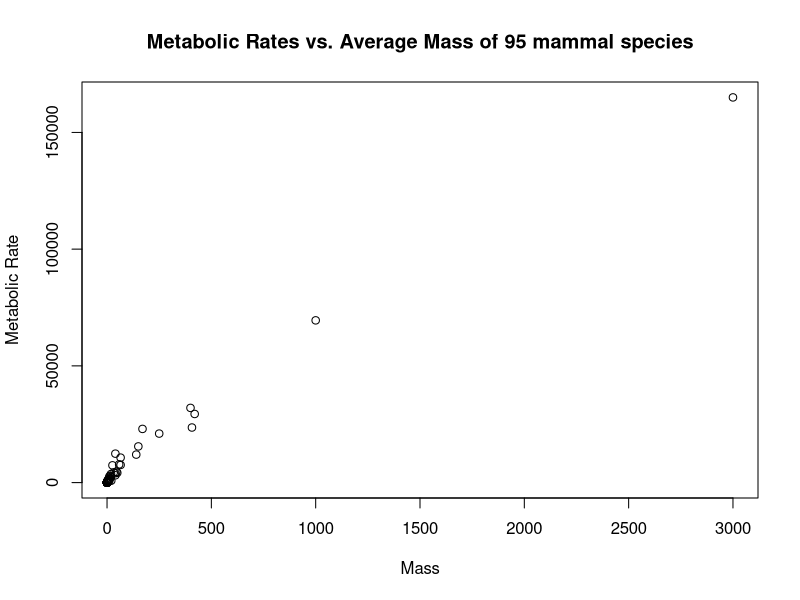
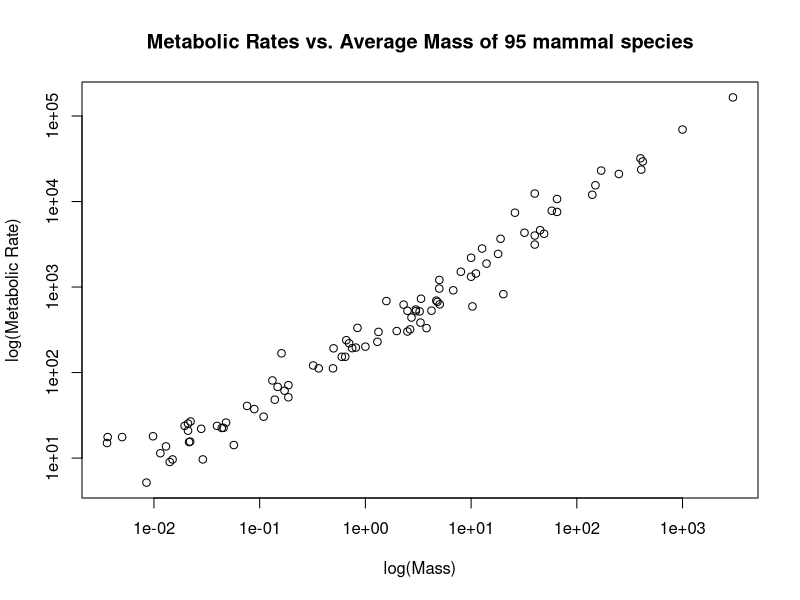
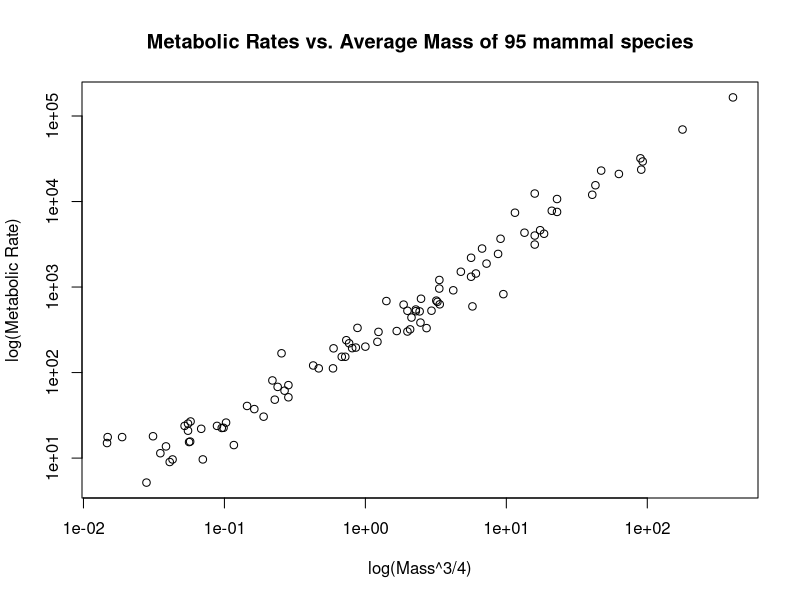
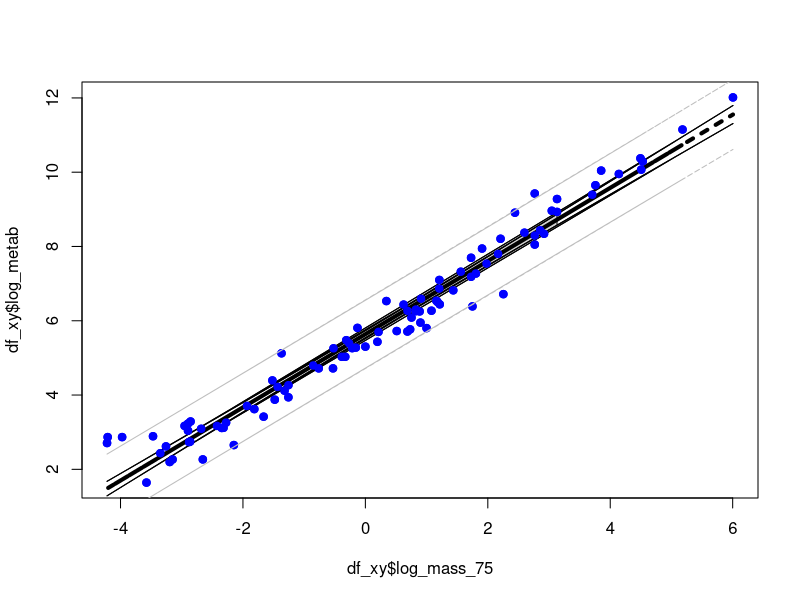
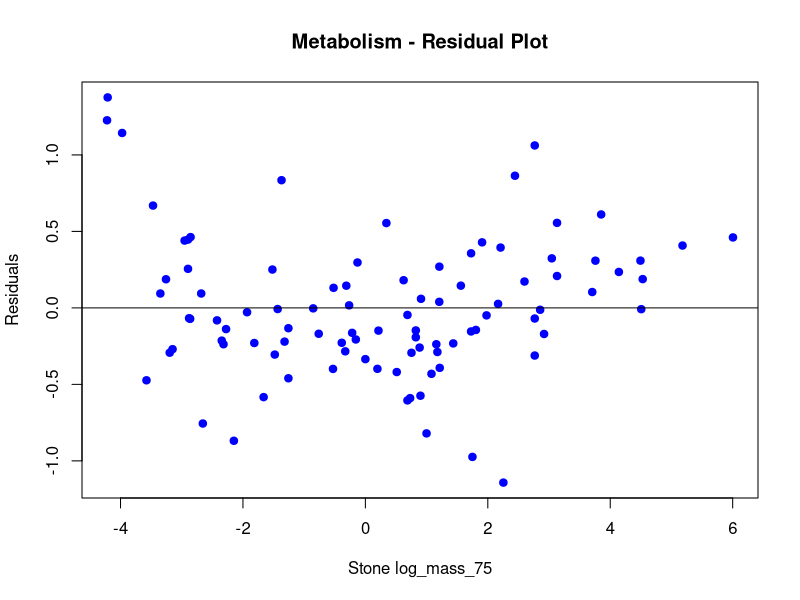
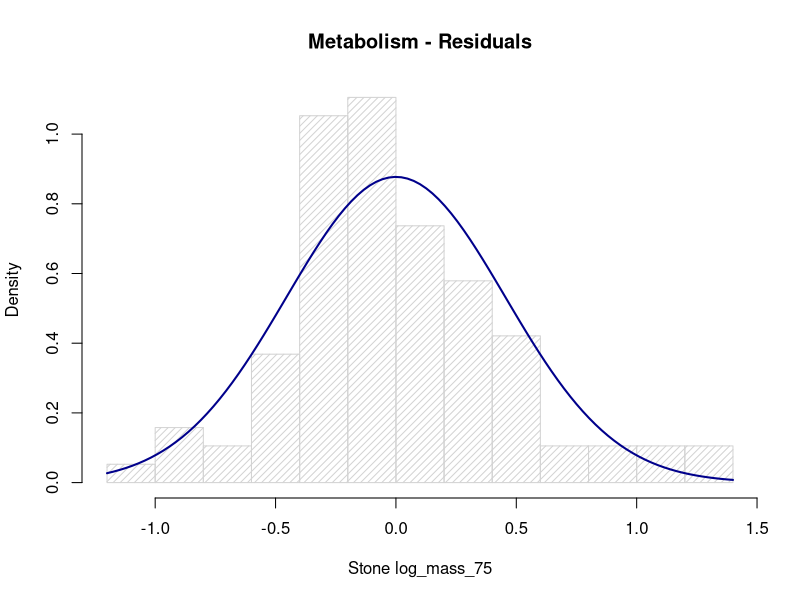

Write R code to recreate these figures, in order.
## ---- chunk 1
knitr::opts_chunk$set(echo = TRUE)
## ---- chunk 2

library(stats)

# ...	read in data

home_dir <- "~/_smu/_src/metabolism/"
setwd(home_dir)
data_dir <- "./data"

setwd(data_dir)

s26 <- read.csv("ex0826.csv", stringsAsFactors = FALSE)

setwd(home_dir)

# ...	add some additional columns for log transforms
x_exp <- 0.75
s26$m34 <- s26$Mass^x_exp
s26$log_mass_75 <- log(s26$m34)
s26$log_metab <- log(s26$Metab)

## ---- chunk 3

str(s26)

## ---- chunk 4
plot(s26$Metab ~ s26$Mass,
	 main = "Metabolic Rates vs. Average Mass of 95 mammal species",
	 xlab = "Mass",
	 ylab = "Metabolic Rate")
## ---- chunk 5
plot(s26$Metab ~ s26$Mass, log = "xy",
	 main = "Metabolic Rates vs. Average Mass of 95 mammal species",
	 xlab = "log(Mass)",
	 ylab = "log(Metabolic Rate)")
## ---- chunk 6
plot(s26$Metab ~ s26$m34, log = "xy",
	 main = "Metabolic Rates vs. Average Mass of 95 mammal species",
	 xlab = "log(Mass^3/4)",
	 ylab = "log(Metabolic Rate)")

# ... define data set to analyze 

df_xy <- data.frame(s26$log_mass_75, s26$log_metab)

names(df_xy) <- c("log_mass_75", "log_metab")

str(df_xy)

## ---- chunk 7


fit_all <- lm(log_metab ~ log_mass_75, data = df_xy)

df_xy_conf_int <- as.data.frame(predict(fit_all, df_xy , interval = "confidence"))

plot(df_xy$log_metab ~ df_xy$log_mass_75, col = 'blue', pch = 19)
polygon(c(df_xy$log_mass_75, rev(df_xy$log_mass_75)),
		c(df_xy_conf_int$lwr, rev(df_xy_conf_int$upr)),col="lightgrey")

lines(fit_all$fitted.values ~ df_xy$log_mass_75, col = 'black', lwd = 4, lty = 3)

lines(df_xy_conf_int$lwr ~ df_xy$log_mass_75, col = 'black', lwd = 1)
lines(df_xy_conf_int$upr ~ df_xy$log_mass_75, col = 'black', lwd = 1)

points(df_xy$log_metab ~ df_xy$log_mass_75, col = 'blue', pch = 19)

df_xy_pred_int <- as.data.frame(predict(fit_all, df_xy, interval = "predict"))

lines(df_xy_pred_int$lwr ~ df_xy$log_mass_75, col = 'grey', lwd = 1, lty = 2)
lines(df_xy_pred_int$upr ~ df_xy$log_mass_75, col = 'grey', lwd = 1, lty = 2)

## ---- chunk 8

summary(fit_all)

## ---- chunk 9

alpha <- 0.05
dof <- dim(df_xy)[1] - 2
crit_value <- qt(1 - alpha/2, dim(df_xy)[1] - 2)

t_value <- coef(summary(fit_all))["log_mass_75","t value"]
p_value <- coef(summary(fit_all))["log_mass_75","Pr(>|t|)"]

if (p_value < alpha)
{
	acc_rej <- "Reject Ho"
	is_is_not_1 <- "is"
	is_is_not_2 <- "is not"
	does_does_not <- "does not"
} else {
	acc_rej <- "Do not Reject Ho"
	is_is_not_1 <- "is not"
	is_is_not_2 <- "is"
	does_does_not <- "does"
}

cnf_intrvl <- confint(fit_all, 'log_mass_75', level = 1 - alpha)
cnf_intrvl_lwr <- cnf_intrvl[1,1]
cnf_intrvl_upr <- cnf_intrvl[1,2]

print_cnf_intrvl <- paste0(sprintf("(%9.3f", cnf_intrvl_lwr), sprintf(", %9.3f)", cnf_intrvl_upr))

## ---- chunk 10

alpha <- 0.05
dof <- dim(df_xy)[1] - 2
crit_value <- qt(1 - alpha/2, dim(df_xy)[1] - 2)

t_value <- coef(summary(fit_all))["(Intercept)","t value"]
p_value <- coef(summary(fit_all))["(Intercept)","Pr(>|t|)"]

if (p_value < alpha)
{
	acc_rej <- "Reject Ho"
	is_is_not_1 <- "is"
	is_is_not_2 <- "is not"
	does_does_not <- "does not"
} else {
	acc_rej <- "Do not Reject Ho"
	is_is_not_1 <- "is not"
	is_is_not_2 <- "is"
	does_does_not <- "does"
}

cnf_intrvl <- confint(fit_all, '(Intercept)', level = 1 - alpha)
cnf_intrvl_lwr <- cnf_intrvl[1,1]
cnf_intrvl_upr <- cnf_intrvl[1,2]

print_cnf_intrvl <- paste0(sprintf("(%9.3f", cnf_intrvl_lwr), sprintf(", %9.3f)", cnf_intrvl_upr))

## ---- chunk 11

b0 <- fit_all$coefficients[1]
b1 <- fit_all$coefficients[2]

## ---- chunk 12

log_metab_res = resid(fit_all)

plot(df_xy$log_mass_75, log_metab_res, 
     pch = 19,
	 col = "blue",
	 ylab="Residuals",
	 xlab="Stone log_mass_75", 
     main="Metabolism - Residual Plot") 
abline(0, 0)

## ---- chunk 13

res_mean <- mean(log_metab_res)
res_std <- sqrt(var(log_metab_res))

hist(log_metab_res, density=20, breaks = 10, prob = TRUE, 
     xlab="Stone log_mass_75",
#	 ylim=c(0, 10), 
     main="Metabolism - Residuals")
curve(dnorm(x, mean = res_mean, sd = res_std),
	  col = "darkblue",
	  lwd = 2,
	  add = TRUE,
	  yaxt = "n")

## ---- chunk 14
r2 <- summary.lm(fit_all, r.squared=TRUE)$r.squared
